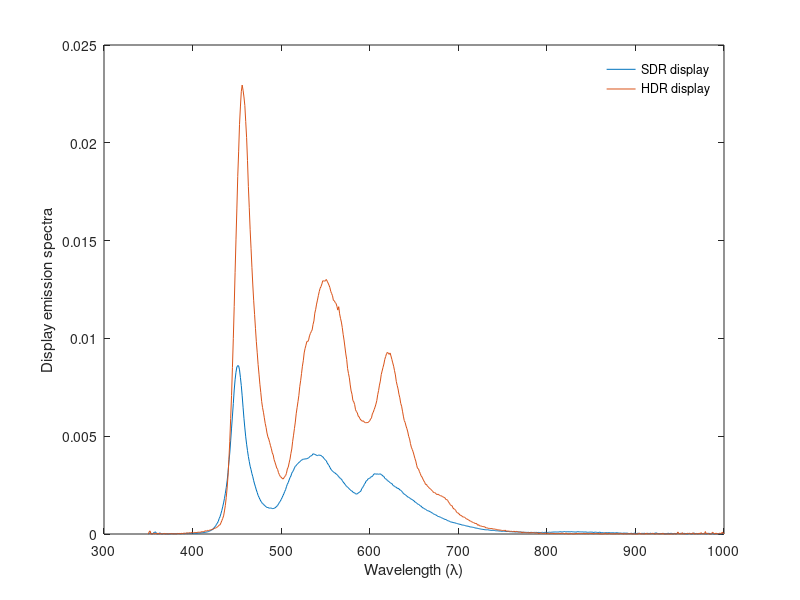
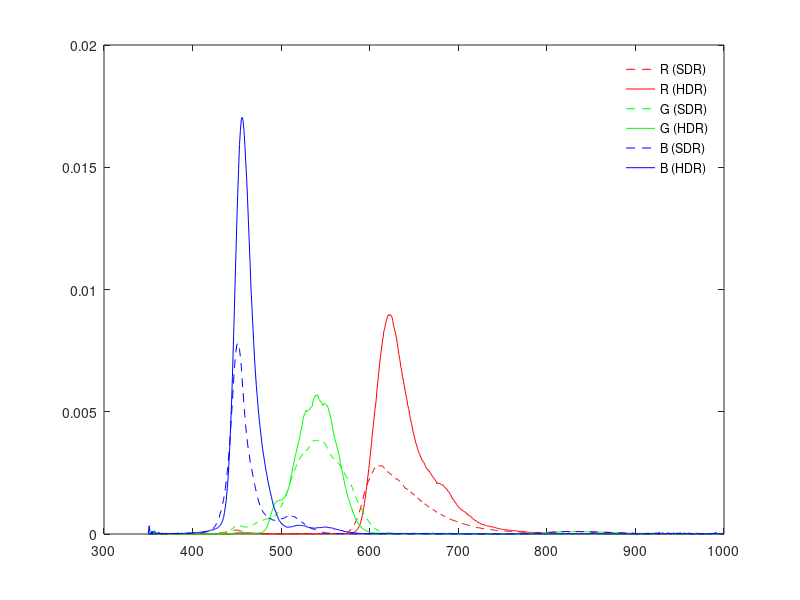
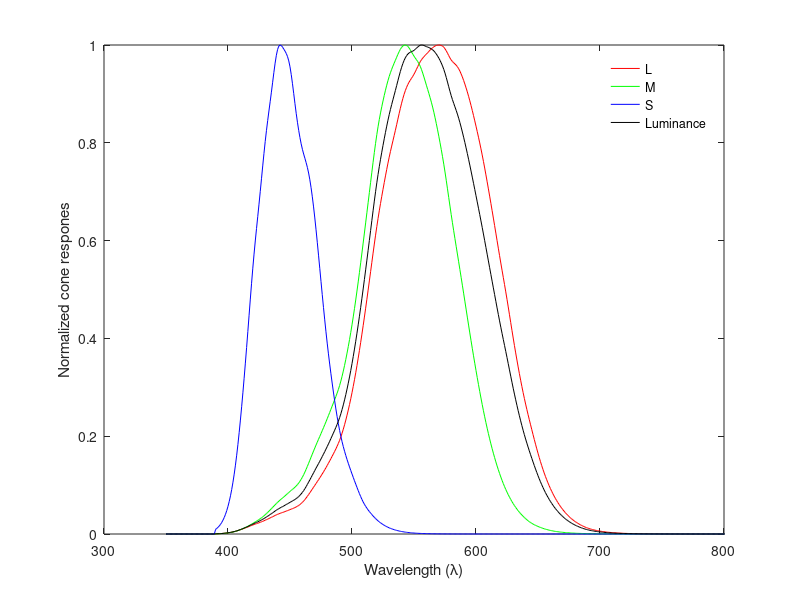

Recreate these plots in MATLAB, in order. (Note: this script raises an error after producing the figures.)
%% Display spectra

% Load display spectra
% File structure: Column1: Wavelength (lambda), Column2: Spectrum of full
% white, Column3-5: Spectra of RGB channels respectively
spec1 = csvread( 'spectrum_sdr_display.csv' ); % Load SDR display
spec2 = csvread( 'spectrum_hdr_display.csv' ); % Load HDR display
lambda_display = spec1(:,1);

% Plot display spectra
figure, plot( lambda_display, spec1(:,2), 'DisplayName', 'SDR display');
hold on,
plot( lambda_display, spec2(:,2), 'DisplayName', 'HDR display');
xlabel('Wavelength (\lambda)');
ylabel('Display emission spectra');
legend boxoff

figure,
% Plot RGB spectra
plot( lambda_display, spec1(:,3), '--r', 'DisplayName', 'R (SDR)'); hold on
plot( lambda_display, spec2(:,3), '-r', 'DisplayName', 'R (HDR)'); hold on
plot( lambda_display, spec1(:,4), '--g', 'DisplayName', 'G (SDR)'); hold on
plot( lambda_display, spec2(:,4), '-g', 'DisplayName', 'G (HDR)'); hold on
plot( lambda_display, spec1(:,5), '--b', 'DisplayName', 'B (SDR)'); hold on
plot( lambda_display, spec2(:,5), '-b', 'DisplayName', 'B (HDR)'); hold on
legend boxoff

%% Load Cone fundamentals

% Load CIE LMS 2006 cone fundamentals. Source: cvrl.org 
cmf_lms = csvread( 'linss2_10e_1.csv' );
% Interpolate LMS response to match wavelength range of the display spectra
cmf_lms = interp1( cmf_lms(:, 1), cmf_lms(:, 2:4), lambda_display, 'linear', 0);
% Load and interpolate luminance response curve
v_lambda = csvread( 'vl_linCIE2008v2e_1.csv' );
v_lambda = interp1( v_lambda(:,1), v_lambda(:,2), lambda_display, 'linear', 0);

figure,
% Plot cone abosrption curves
plot( lambda_display, cmf_lms(:,1), '-r', 'DisplayName', 'L'); hold on
plot( lambda_display, cmf_lms(:,2), '-g', 'DisplayName', 'M');
plot( lambda_display, cmf_lms(:,3), '-b', 'DisplayName', 'S');
plot( lambda_display, v_lambda, '-k', 'DisplayName', 'Luminance');

xlim( [ 300 800 ])
xlabel('Wavelength (\lambda)');
ylabel('Normalized cone respones');
legend boxoff

%% Calculate colorimetric values

% Non-normalized LMS values
LMS_sdr = trapz(lambda_display, cmf_lms.*spec1(:,2)).*683.002; % 683.002 converts the radiometric values to cd/m^2
LMS_hdr = trapz(lambda_display, cmf_lms.*spec2(:,2)).*683.002;

% Luminance values from luminance response function
max_lum_sdr = trapz(lambda_display, v_lambda.*spec1(:,2)).*683.002;
max_lum_hdr = trapz(lambda_display, v_lambda.*spec2(:,2)).*683.002;

% LMS normalization weights
lms_weights = [0.689903 0.348322 0.0371597];
LMS_sdr_norm = lms_weights.*LMS_sdr;
LMS_hdr_norm = lms_weights.*LMS_hdr;

% Luminance values from normalized LMS values (L+M)
lum_sdr_2 = sum(LMS_sdr_norm(1:2)); % value should be equal to max_lum_sdr
lum_hdr_2 = sum(LMS_hdr_norm(1:2)); % value should be equal to max_lum_hdr


%% Get RGB2LMS matrix from spectra

% Max value of RGB [1 1 1] for the displays respectively
rgb_sdr_weights = trapz(lambda_display, spec1(:,3:5).*spec1(:,2));
rgb_hdr_weights = trapz(lambda_display, spec2(:,3:5).*spec2(:,2));

% Normalized RGB response curves of displays
RGB_sdr_response = spec1(:,3:5)./rgb_sdr_weights;
RGB_hdr_response = spec2(:,3:5)./rgb_hdr_weights;

% Calculate RGB -> LMS matrix from display RGB spectra and LMS responses
M_rgb2lms_sdr = (pinv(RGB_sdr_response)*(lms_weights.*cmf_lms.*683.002))';
M_rgb2lms_hdr = (pinv(RGB_hdr_response)*(lms_weights.*cmf_lms.*683.002))';


% Calculate LMS values from RGB

lms_test1 = [1 1 1]*M_rgb2lms_sdr';  % should be equal to LMS_sdr_norm
lms_test2 = [1 1 1]*M_rgb2lms_hdr';  % should be equal to LMS_sdr_norm

% Calculate LMS2RGB matrix
M_lms2rgb_sdr = pinv(M_rgb2lms_sdr);
M_lms2rgb_hdr = pinv(M_rgb2lms_hdr);


%% Cone isolating values

% Test RGB values for specified LMS coordinates (SDR display)
LMS_1 = [100, 50, 2];
RGB_test1 = LMS_1 * M_lms2rgb_sdr'; 

% If we want to change only the value of M while keeping L and S responses
% the same
LMS_2 = [120, 50, 2];
RGB_test2 = LMS_2 * M_lms2rgb_sdr'; 

% RGB_test1 and RGB_test2 are L cone isolating coordinates


%% Calculate XYZ <-> RGB matrices and XYZ <-> LMS using the same method above

cmf_xyz = csvread( 'ciexyz31.csv' );
% Interpolate XYZ response to match wavelength range of the display spectra
cmf_xyz = interp1( cmf_xyz(:, 1), cmf_xyz(:, 2:4), lambda_display, 'linear', 0);


% Calculate RGB <-> XYZ matrix from display RGB spectra and LMS responses
M_rgb2xyz_sdr = (pinv(RGB_sdr_response)*(cmf_xyz.*683.002))';
M_rgb2xyz_hdr = (pinv(RGB_hdr_response)*(cmf_xyz.*683.002))';
M_xyz2rgb_sdr = pinv(M_rgb2xyz_sdr);
M_xyz2rgb_hdr = pinv(M_rgb2xyz_hdr);


% Calculate LMS <-> XYZ matrix from XYZ and LMS responses
M_lms2xyz = (pinv(lms_weights.*cmf_lms.*683.002)*(cmf_xyz.*683.002))';
M_xyz2lms = pinv(M_lms2xyz);



%% Save all color transformation matrices

save('../M.mat', 'M_lms2rgb_hdr', 'M_lms2rgb_sdr', 'M_lms2xyz', 'M_rgb2lms_hdr',...
    'M_rgb2lms_sdr', 'M_rgb2xyz_hdr', 'M_rgb2xyz_sdr', 'M_xyz2lms', 'M_xyz2rgb_hdr',... 
    'M_xyz2rgb_sdr', 'max_lum_sdr', 'max_lum_hdr');

